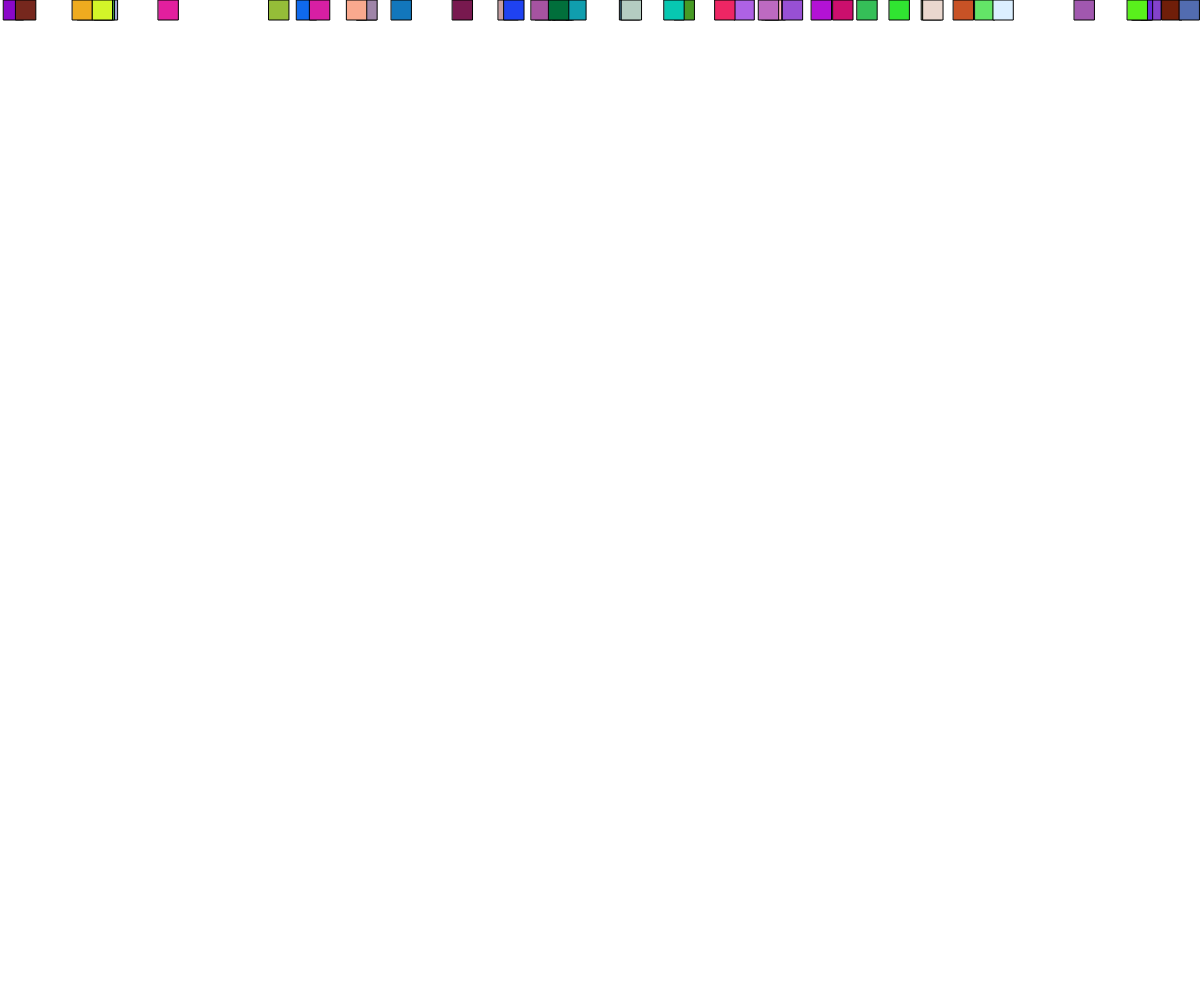
Frame 1 (no input)
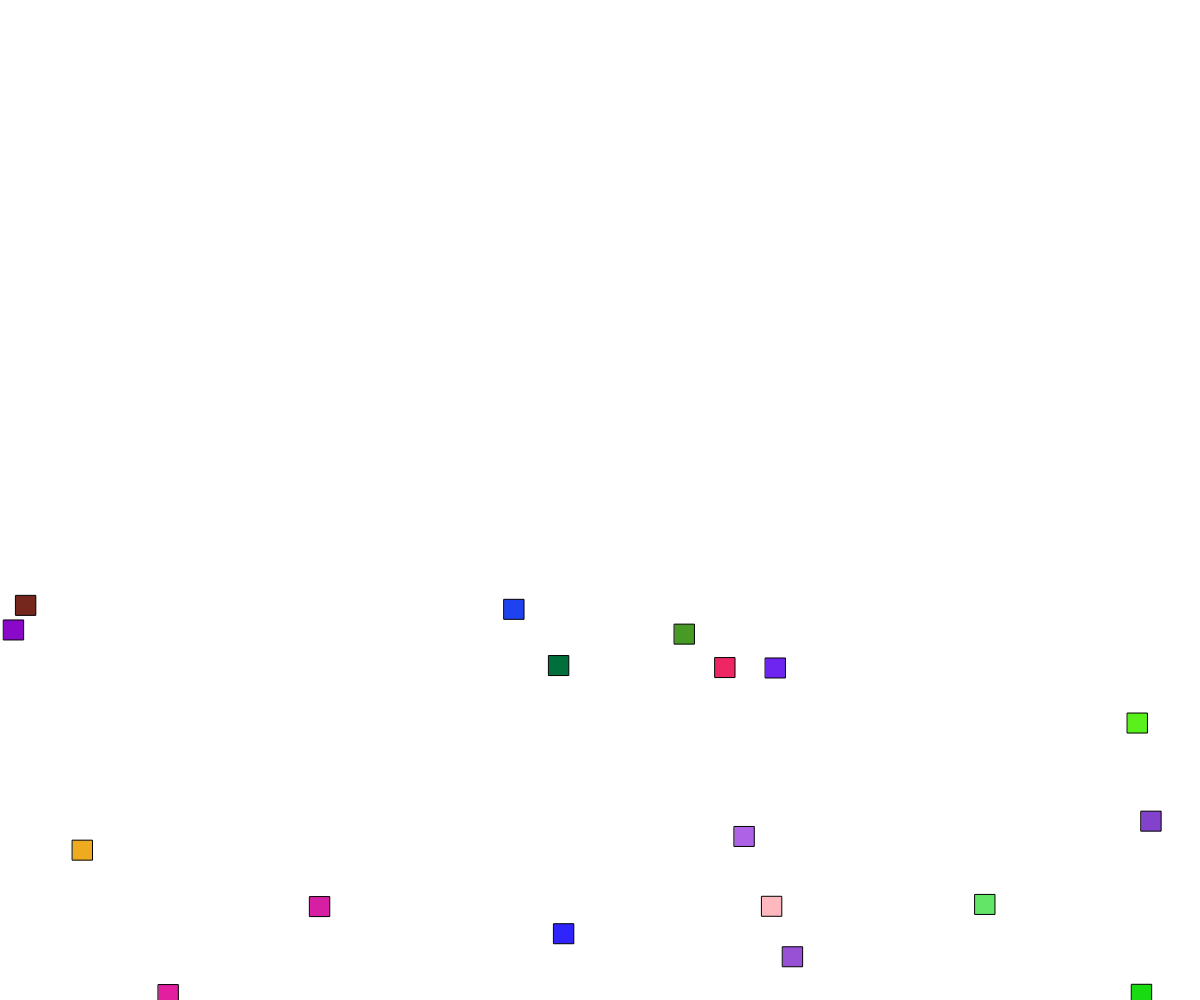
Frame 60 (no input)
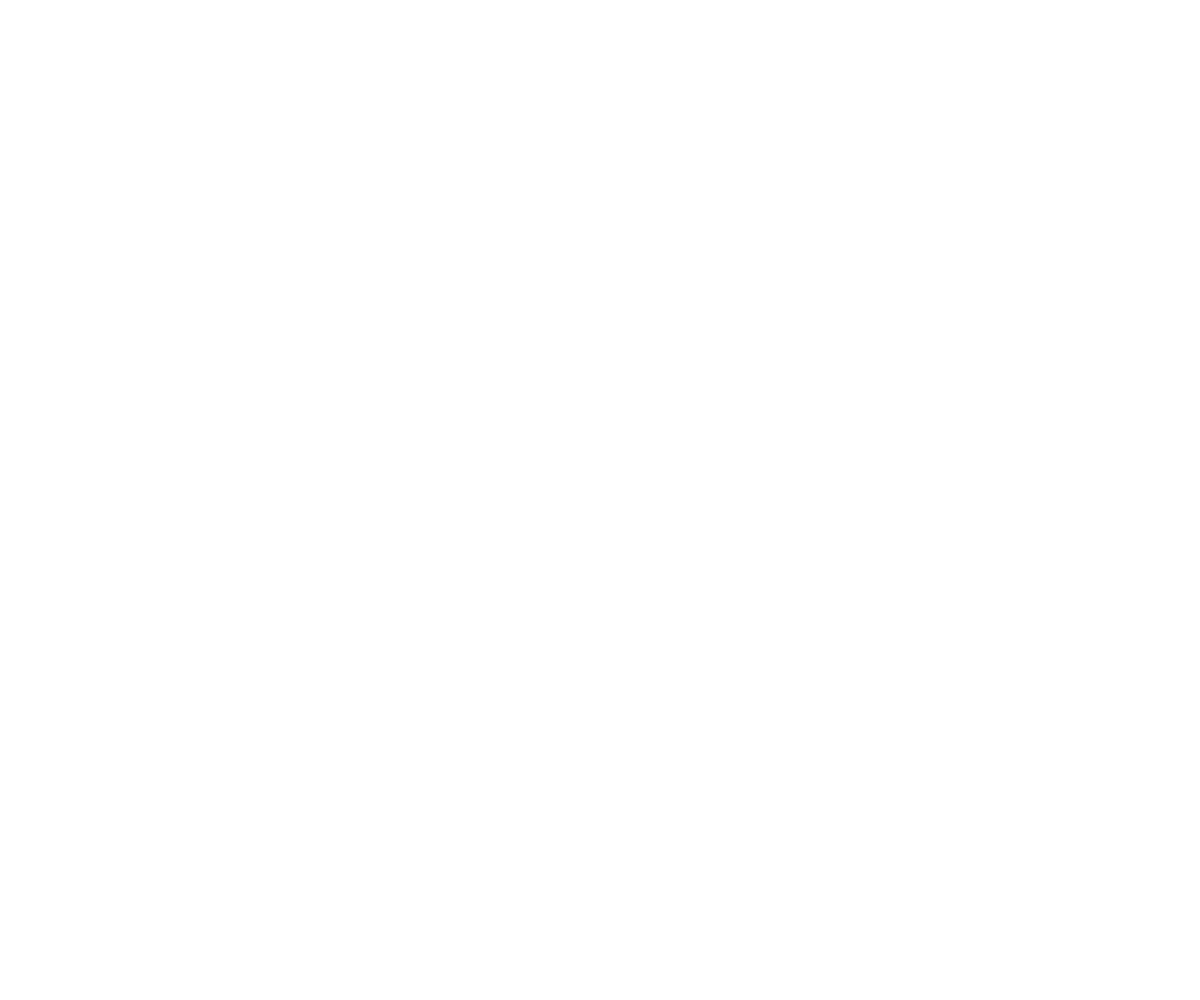
Frame 120 (the mouse pressed at the canvas centre since frame 60)

The p5.js sketch that drew these frames (run headless with seeded random() and noise() and a simulated clock; from frame 60 on, the mouse is pressed at the canvas centre):

// p5.js sketch
// ── sketch.js
var squares = [];
// you always need a setup function in p5.js
// this is the initial setup that gets applied
// before you begin drawing
function setup() {
    createCanvas(
        windowWidth,
        windowHeight
    );
    for(i = 0; i < 50; i++) {
        var square = new FallingSquare();
        squares.push(square);
    }
}

// you always need a draw function in p5.js
// this is the function that gets called continuously in the background
// you can think of this function as what gets applied in each frame
function draw() {
    background(255,255,255);
    squares.forEach(function(s) {
        fill(s.color);
        rect(s.x, s.y, s.width, s.height);
        s.move()
    });
}

function FallingSquare() {
    this.x = random(0, window.innerWidth);
    this.y = 0;
    this.width = 20;
    this.height = 20;
    this.color = color(
        random(0, 255),
        random(0, 255),
        random(0, 255)
    )
    this.speed = random(10, 30);

    this.move = function() {
        this.y += this.speed;
    }
}
